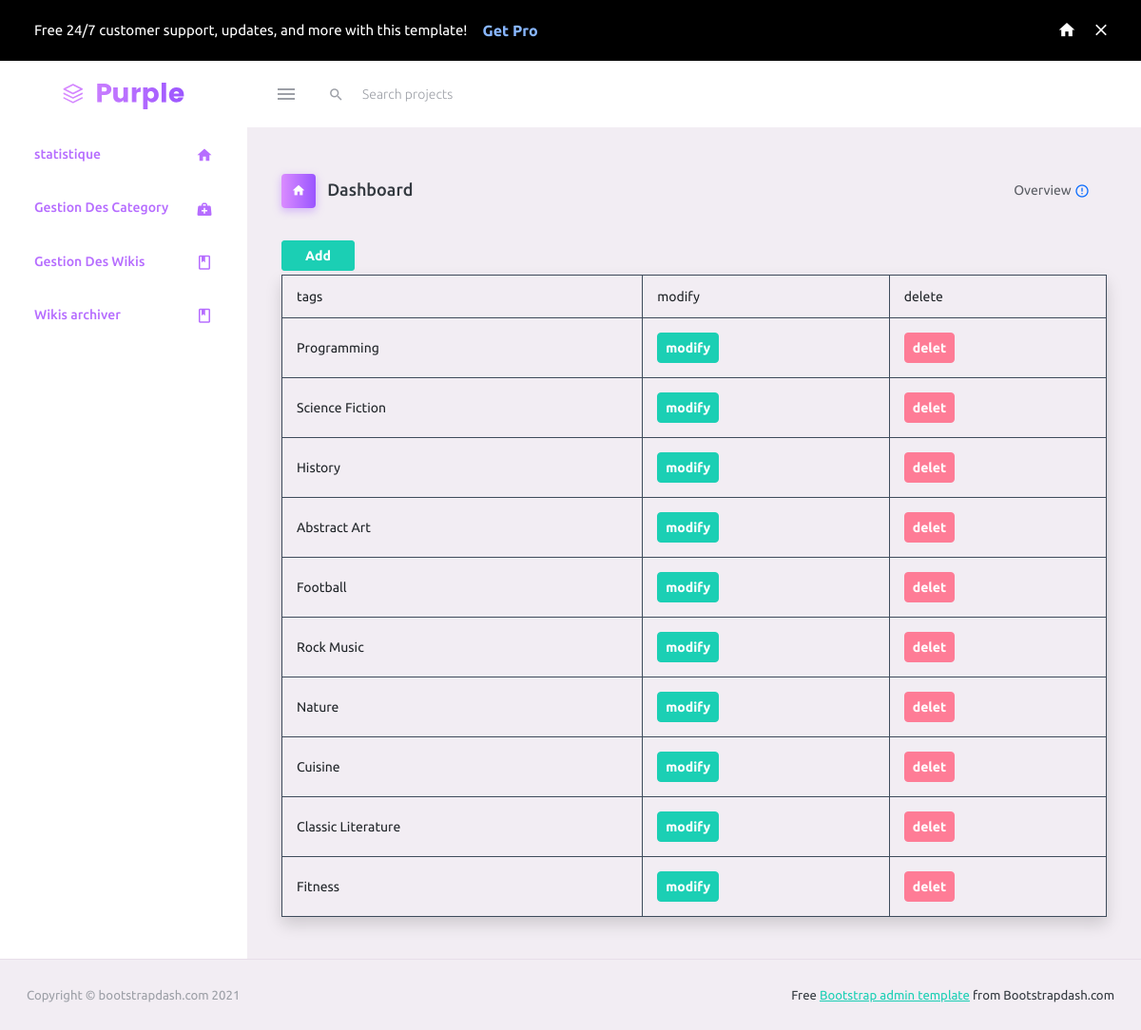
Screenshot of /index.php?action=ges_tags (signed in) with the database file from the repository.
### tables this page shows
CREATE TABLE tags (
    id INT PRIMARY KEY AUTO_INCREMENT,
    name VARCHAR(255) NOT NULL
);

### APP/controler/tags-controler.php (called while the page is built, shortened)
<?php
class tags_controler {
    public  static function get_tags(){
        $tagsDAO= new tagsDAO();
       $tags = $tagsDAO->GetAlltags();
       require 'APP\VIEW\dashboard_admin\tags\tags_management.php';
    }
}

### APP/MODEL/config/Connection.php (called while the page is built, shortened)
<?php
class DatabaseConnection {
    private $pdo;
    private static $instance;
public function __construct(){
    $this->pdo = new PDO("mysql:host=" . DB_HOST . ";dbname=" . DB_NAME, DB_USER, DB_PASS);
        $this->pdo->setAttribute(PDO::ATTR_ERRMODE, PDO::ERRMODE_EXCEPTION);
}
public static function getInstance() {
    if (!self::$instance) {
        self::$instance = new DatabaseConnection();
    }
    return self::$instance;
}
public function getConnection() {
    return $this->pdo;
}
}
?>

### APP/MODEL/classes/tagsDAO.php (called while the page is built, shortened)
<?php
include 'APP\MODEL\classes\tagsclass.php';
class  tagsDAO{
    private $db;
    public function __construct(){
        $this->db = DatabaseConnection::getInstance()->getConnection();
    }
    public  function GetAlltags() {
        $query = "SELECT * from tags ";
        $stmt =  $this->db->prepare($query);
        $stmt->execute();
        $result = $stmt->fetchAll(PDO::FETCH_ASSOC);
        $tags = array();
        foreach ($result as $row) {
            $tag = new Tag($row['id'],$row['name'] );
            $tags[] = $tag;
    }
    return $tags;
    }
}

### APP/MODEL/classes/tagsclass.php (called while the page is built)
<?php
class Tag {
    private $id;
    private $name;
    public function __construct($id,$name) {
        $this->id = $id;
        $this->name = $name;
    }
    public function getId() {
        return $this->id;
    }
    public function getName() {
        return $this->name;
    }
}

### APP/view/dashboard_admin/tags/tags_management.php (the view, shortened to what this page needs)
<?php if(isset($_SESSION['user']) && $_SESSION['user']['role']== 'admin') { ?>
<!DOCTYPE html>
<html lang="en">
  <head>
    <link rel="stylesheet" href="APP\view\dashboard_admin\assets\vendors\mdi\css\materialdesignicons.min.css">
    <link rel="stylesheet" href="APP\view\dashboard_admin\assets\vendors\css\vendor.bundle.base.css">
    <link rel="stylesheet" href="APP\view\dashboard_admin\assets\css\style.css">
  </head>
  <body>
    <div class="container-scroller">
      <div class="row p-0 m-0 proBanner" id="proBanner">
        <div class="col-md-12 p-0 m-0">
          <div class="card-body card-body-padding d-flex align-items-center justify-content-between">
            <div class="ps-lg-1">
              <div class="d-flex align-items-center justify-content-between">
                <p class="mb-0 font-weight-medium me-3 buy-now-text">Free 24/7 customer support, updates, and more with this template!</p>
                <a href="https://www.bootstrapdash.com/product/purple-bootstrap-admin-template/?utm_source=organic&utm_medium=banner&utm_campaign=buynow_demo" target="_blank" class="btn me-2 buy-now-btn border-0">Get Pro</a>
              </div>
            </div>
            <div class="d-flex align-items-center justify-content-between">
              <a href="https://www.bootstrapdash.com/product/purple-bootstrap-admin-template/"><i class="mdi mdi-home me-3 text-white"></i></a>
              <button id="bannerClose" class="btn border-0 p-0">
                <i class="mdi mdi-close text-white me-0"></i>
              </button>
            </div>
          </div>
        </div>
      </div>
      <nav class="navbar default-layout-navbar col-lg-12 col-12 p-0 fixed-top d-flex flex-row">
        <div class="text-center navbar-brand-wrapper d-flex align-items-center justify-content-center">
          <a class="navbar-brand brand-logo" href="APP\view\dashboard_admin\dashbord.php"><img src="APP\view\dashboard_admin\assets\images\logo.svg" alt="logo" /></a>
        </div>
        <div class="navbar-menu-wrapper d-flex align-items-stretch">
          <button class="navbar-toggler navbar-toggler align-self-center" type="button" data-toggle="minimize">
            <span class="mdi mdi-menu"></span>
          </button>
          <div class="search-field d-none d-md-block">
            <form class="d-flex align-items-center h-100" action="#">
              <div class="input-group">
                <div class="input-group-prepend bg-transparent">
                  <i class="input-group-text border-0 mdi mdi-magnify"></i>
                </div>
                <input type="text" class="form-control bg-transparent border-0" placeholder="Search projects">
              </div>
            </form>
          </div>
        </div>
      </nav>
      <div class="container-fluid page-body-wrapper">
        <nav class="sidebar sidebar-offcanvas" id="sidebar">
          <ul class="nav">
          <li class="nav-item">
              <a class="nav-link" href="index.php?action=admin">
                <span class="menu-title">statistique</span>
                <i class="mdi mdi-home menu-icon"></i>
              </a>
            </li>
            <li class="nav-item ">
              <a class="nav-link" href="index.php?action=ges_cat" id="link">
                <span class="menu-title">Gestion Des Category</span>
                <i class="mdi mdi-medical-bag menu-icon"></i>
              </a>
            </li>
            <li class="nav-item  ">
              <a class="nav-link" href="index.php?action=ges_wikis">
                <span class="menu-title">Gestion Des Wikis</span>
                <i class="mdi mdi-book-outline menu-icon"></i>
              </a>
            </li>
            <li class="nav-item  ">
              <a class="nav-link" href="index.php?action=get_archievd">
                <span class="menu-title"> Wikis archiver</span>
                <i class="mdi mdi-book-outline menu-icon"></i>
              </a>
            </li>
          </ul>
        </nav>
        <div class="main-panel">
          <div class="content-wrapper">
            <div class="page-header">
              <h3 class="page-title">
                <span class="page-title-icon bg-gradient-primary text-white me-2">
                  <i class="mdi mdi-home"></i>
                </span> Dashboard
              </h3>
              <nav aria-label="breadcrumb">
                <ul class="breadcrumb">
                  <li class="breadcrumb-item active" aria-current="page">
                    <span></span>Overview <i class="mdi mdi-alert-circle-outline icon-sm text-primary align-middle"></i>
                  </li>
                </ul>
              </nav>
            </div>
            <div id="defult">
            <button class="btn btn-success p-2 px-4 my-1" data-toggle="modal" data-target="#addTagModal">Add</button>
              <table class="table table-bordered border-dark shadow">
                <thead>
                  <tr>
                    <td>tags</td>
                    <td>modify</td>
                    <td>delete</td>
                  </tr>
                </thead>
                <tbody>
                  <?php foreach($tags as $tag ){ ?>
                  <tr>
                    <td><?=$tag->getName();?></td>
                    <td><a class="btn btn-success rounded p-2" href="index.php?action=modify_cat&id=<?=$tag->getId();?>">modify</a></td>
                    <td><a class="btn btn-danger rounded p-2" href="index.php?action=modify_cat&id=<?=$tag->getId();?>">delet</a></td>
                  </tr>
                   <?php }?>
                </tbody>
              </table>
            </div>
                  </div>
                </div>
              </div>
            </div>
          <footer class="footer">
            <div class="container-fluid d-flex justify-content-between">
              <span class="text-muted d-block text-center text-sm-start d-sm-inline-block">Copyright © bootstrapdash.com 2021</span>
              <span class="float-none float-sm-end mt-1 mt-sm-0 text-end"> Free <a href="https://www.bootstrapdash.com/bootstrap-admin-template/" target="_blank">Bootstrap admin template</a> from Bootstrapdash.com</span>
            </div>
          </footer>
  </body>
</html>
<?php }else {
  header('location: index.php?action=login');
}

### rows the page displays
tags: name "Programming"
tags: name "Science Fiction"
tags: name "History"
tags: name "Abstract Art"
tags: name "Football"
tags: name "Rock Music"
tags: name "Nature"
tags: name "Cuisine"
tags: name "Classic Literature"
tags: name "Fitness"
